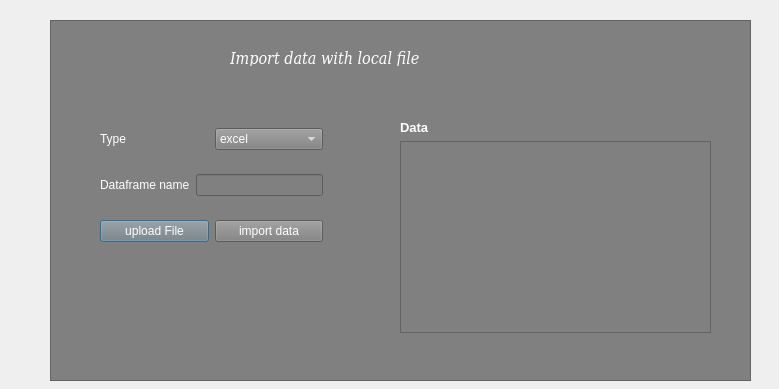
<?xml version="1.0" encoding="UTF-8"?>
<ui version="4.0">
 <class>Dialog</class>
 <widget class="QDialog" name="Dialog">
  <property name="geometry">
   <rect>
    <x>0</x>
    <y>0</y>
    <width>779</width>
    <height>389</height>
   </rect>
  </property>
  <property name="windowTitle">
   <string>Dialog</string>
  </property>
  <widget class="QFrame" name="frame">
   <property name="geometry">
    <rect>
     <x>50</x>
     <y>20</y>
     <width>701</width>
     <height>361</height>
    </rect>
   </property>
   <property name="styleSheet">
    <string notr="true">background-color: grey;
color:white</string>
   </property>
   <property name="frameShape">
    <enum>QFrame::StyledPanel</enum>
   </property>
   <property name="frameShadow">
    <enum>QFrame::Raised</enum>
   </property>
   <widget class="QLabel" name="label">
    <property name="geometry">
     <rect>
      <x>180</x>
      <y>30</y>
      <width>231</width>
      <height>16</height>
     </rect>
    </property>
    <property name="font">
     <font>
      <family>DejaVu Serif Condensed</family>
      <pointsize>12</pointsize>
      <italic>true</italic>
     </font>
    </property>
    <property name="text">
     <string>Import data with local file</string>
    </property>
   </widget>
   <widget class="QWidget" name="">
    <property name="geometry">
     <rect>
      <x>350</x>
      <y>100</y>
      <width>311</width>
      <height>213</height>
     </rect>
    </property>
    <layout class="QVBoxLayout" name="verticalLayout">
     <item>
      <widget class="QLabel" name="dataLabel">
       <property name="font">
        <font>
         <pointsize>10</pointsize>
         <weight>75</weight>
         <bold>true</bold>
        </font>
       </property>
       <property name="text">
        <string>Data</string>
       </property>
      </widget>
     </item>
     <item>
      <widget class="QTextBrowser" name="dataBrowser"/>
     </item>
    </layout>
   </widget>
   <widget class="QWidget" name="">
    <property name="geometry">
     <rect>
      <x>50</x>
      <y>90</y>
      <width>223</width>
      <height>151</height>
     </rect>
    </property>
    <layout class="QVBoxLayout" name="verticalLayout_2">
     <item>
      <layout class="QHBoxLayout" name="horizontalLayout">
       <item>
        <widget class="QLabel" name="label_3">
         <property name="text">
          <string>Type</string>
         </property>
        </widget>
       </item>
       <item>
        <widget class="QComboBox" name="typeBox">
         <item>
          <property name="text">
           <string>excel</string>
          </property>
         </item>
         <item>
          <property name="text">
           <string>csv</string>
          </property>
         </item>
        </widget>
       </item>
      </layout>
     </item>
     <item>
      <layout class="QHBoxLayout" name="horizontalLayout_2">
       <item>
        <widget class="QLabel" name="label_4">
         <property name="text">
          <string>Dataframe name</string>
         </property>
        </widget>
       </item>
       <item>
        <widget class="QLineEdit" name="dfnameEdit"/>
       </item>
      </layout>
     </item>
     <item>
      <layout class="QHBoxLayout" name="horizontalLayout_3">
       <item>
        <widget class="QPushButton" name="uploadButton">
         <property name="text">
          <string>upload File</string>
         </property>
        </widget>
       </item>
       <item>
        <widget class="QPushButton" name="importButton">
         <property name="text">
          <string>import data</string>
         </property>
        </widget>
       </item>
      </layout>
     </item>
    </layout>
   </widget>
  </widget>
 </widget>
 <resources/>
 <connections/>
</ui>
